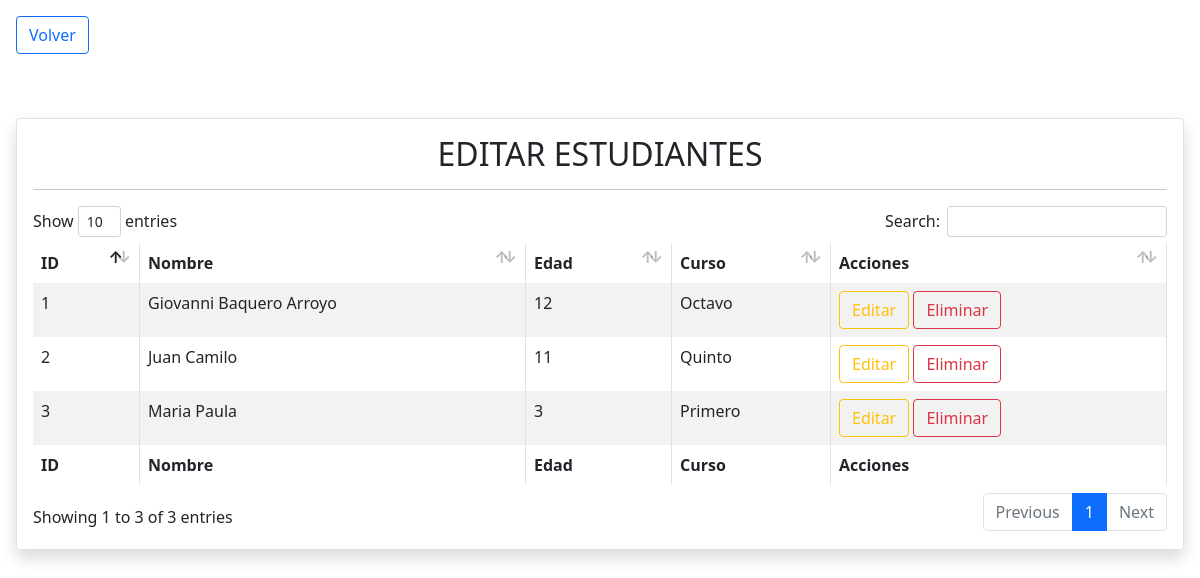
The page /edicion.php?k=estudiante on the database its author committed.
### tables this page shows
CREATE TABLE `estudiantes` (
  `ID` int(5) NOT NULL,
  `NombreEst` varchar(50) NOT NULL,
  `EdadEst` tinyint(2) NOT NULL,
  `CursoEst` tinyint(2) NOT NULL
);

CREATE TABLE `cursos` (
  `ID` int(2) NOT NULL,
  `NombreCurso` varchar(20) NOT NULL
);

### edicion.php (the view, shortened to what this page needs)
<!DOCTYPE html>
<html lang="en">
<head>
    <?php
        include("templates/head.php");
        $tipo = $_GET['k'];
    ?>
</head>
<body>
    <a href="index.php" class="btn btn-outline-primary text-decoration-none m-3">Volver</a>
   <div class="contenedor_tablas p-3">
        <?php
            if($tipo == "estudiante"){
        ?>
        <div class="tabla shadow p-3 rounded">
            <h2 class="text-center">EDITAR ESTUDIANTES</h2>
            <hr>
            <table id="tablausers" class="table table-striped table-bordered" style="width:100%">
                <thead>
                    <tr>
                        <th>ID</th>
                        <th>Nombre</th>
                        <th>Edad</th>
                        <th>Curso</th>
                        <th>Acciones</th>
                    </tr>
                </thead>
                <tbody>
                    <?php
                        include('php/conexion.php');
                        $query = "SELECT * FROM estudiantes";
                        $result = mysqli_query($conexiondb, $query);
                        while ($row = mysqli_fetch_array($result)) {
                    ?>
                    <tr>
                        <td><?php echo $row['ID'] ?></td>
                        <td><?php echo $row['NombreEst'] ?></td>
                        <td><?php echo $row['EdadEst'] ?></td>
                        <?php
                            $cursoEst = $row['CursoEst'];
                            $query2 = "SELECT * FROM cursos WHERE ID = '$cursoEst'";
                            $result2 = mysqli_query($conexiondb, $query2);
                            while ($row2 = mysqli_fetch_array($result2)) {
                        ?>
                        <td><?php echo $row2['NombreCurso'] ?></td>
                        <?php } ?>
                        <td>
                            <a href="editar.php?id=<?php echo $row['ID']?>&tipo=estudiante" class="btn btn-outline-warning">Editar</a>
                            <a href="" class="btn btn-outline-danger borrar_registro" data-id="<?php echo $row['ID'] ?>" data-tipo="estudiantes">Eliminar</a>
                        </td>
                    </tr>
                    <?php } ?>
                </tbody>
                <tfoot>
                    <tr>
                        <th>ID</th>
                        <th>Nombre</th>
                        <th>Edad</th>
                        <th>Curso</th>
                        <th>Acciones</th>
                    </tr>
                </tfoot>
            </table>
        </div>
        <?php
            }
        ?>
   </div>
</body>
</html>

### css/main.css (style rules this page uses)
.tabla { margin-top: 2rem; border: 1px solid #e1e1e1; }

### rows shown on the page
estudiantes: ID "1", NombreEst "Giovanni Baquero Arroyo", EdadEst "12"
cursos: NombreCurso "Octavo"
estudiantes: ID "2", NombreEst "Juan Camilo", EdadEst "11"
cursos: NombreCurso "Quinto"
estudiantes: ID "3", NombreEst "Maria Paula", EdadEst "3"
cursos: NombreCurso "Primero"
